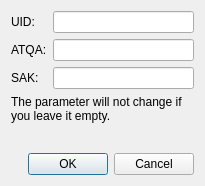
<?xml version="1.0" encoding="UTF-8"?>
<ui version="4.0">
 <class>MF_UID_parameterDialog</class>
 <widget class="QDialog" name="MF_UID_parameterDialog">
  <property name="geometry">
   <rect>
    <x>0</x>
    <y>0</y>
    <width>205</width>
    <height>186</height>
   </rect>
  </property>
  <property name="windowTitle">
   <string>Dialog</string>
  </property>
  <layout class="QVBoxLayout" name="verticalLayout">
   <item>
    <layout class="QFormLayout" name="formLayout">
     <item row="0" column="0">
      <widget class="QLabel" name="uIDLabel">
       <property name="text">
        <string>UID:</string>
       </property>
      </widget>
     </item>
     <item row="0" column="1">
      <widget class="QLineEdit" name="UIDLineEdit"/>
     </item>
     <item row="1" column="0">
      <widget class="QLabel" name="ATQALabel">
       <property name="text">
        <string>ATQA:</string>
       </property>
      </widget>
     </item>
     <item row="1" column="1">
      <widget class="QLineEdit" name="ATQALineEdit"/>
     </item>
     <item row="2" column="0">
      <widget class="QLabel" name="SAKLabel">
       <property name="text">
        <string>SAK:</string>
       </property>
      </widget>
     </item>
     <item row="2" column="1">
      <widget class="QLineEdit" name="SAKLineEdit"/>
     </item>
    </layout>
   </item>
   <item>
    <widget class="QLabel" name="label">
     <property name="text">
      <string>The parameter will not change if you leave it empty.</string>
     </property>
     <property name="wordWrap">
      <bool>true</bool>
     </property>
    </widget>
   </item>
   <item>
    <spacer name="verticalSpacer">
     <property name="orientation">
      <enum>Qt::Vertical</enum>
     </property>
     <property name="sizeHint" stdset="0">
      <size>
       <width>20</width>
       <height>40</height>
      </size>
     </property>
    </spacer>
   </item>
   <item>
    <widget class="QDialogButtonBox" name="buttonBox">
     <property name="orientation">
      <enum>Qt::Horizontal</enum>
     </property>
     <property name="standardButtons">
      <set>QDialogButtonBox::Cancel|QDialogButtonBox::Ok</set>
     </property>
    </widget>
   </item>
  </layout>
 </widget>
 <resources/>
 <connections>
  <connection>
   <sender>buttonBox</sender>
   <signal>accepted()</signal>
   <receiver>MF_UID_parameterDialog</receiver>
   <slot>accept()</slot>
   <hints>
    <hint type="sourcelabel">
     <x>248</x>
     <y>254</y>
    </hint>
    <hint type="destinationlabel">
     <x>157</x>
     <y>274</y>
    </hint>
   </hints>
  </connection>
  <connection>
   <sender>buttonBox</sender>
   <signal>rejected()</signal>
   <receiver>MF_UID_parameterDialog</receiver>
   <slot>reject()</slot>
   <hints>
    <hint type="sourcelabel">
     <x>316</x>
     <y>260</y>
    </hint>
    <hint type="destinationlabel">
     <x>286</x>
     <y>274</y>
    </hint>
   </hints>
  </connection>
 </connections>
</ui>
